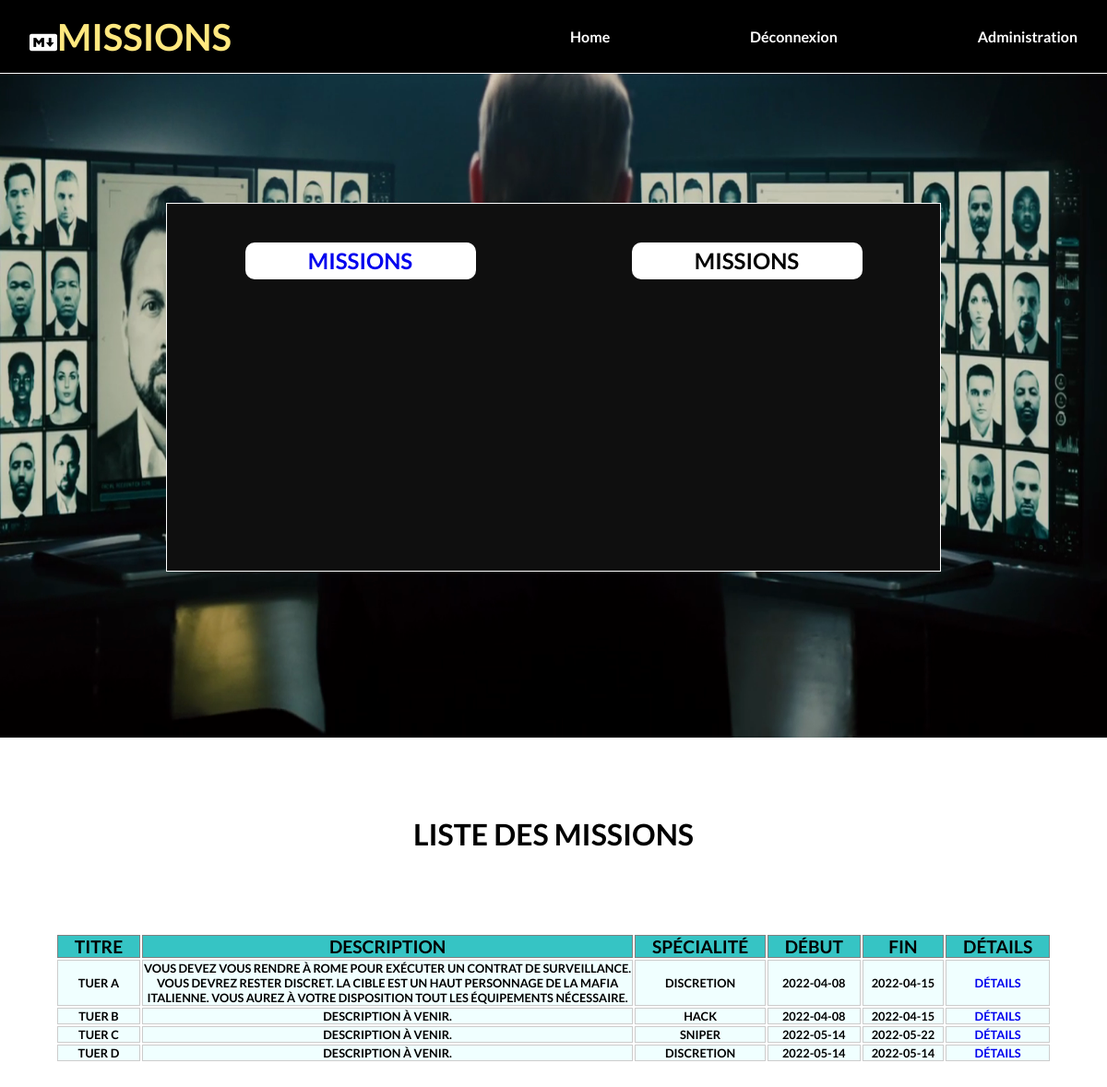
Screenshot of /views/accueil.php (signed in) with the database file from the repository.
### tables this page shows
CREATE TABLE IF NOT EXISTS `mission` (
  `id` int(11) NOT NULL AUTO_INCREMENT,
  `nom` varchar(50) NOT NULL,
  `description` text NOT NULL,
  `code` int(11) NOT NULL,
  `pays` varchar(50) NOT NULL,
  `type` varchar(255) NOT NULL,
  `specialite_requis` varchar(50) NOT NULL,
  `date_debut` date NOT NULL,
  `date_fin` date NOT NULL,
  `statut` varchar(255) NOT NULL,
  PRIMARY KEY (`id`)
);

### includes/fonction.php (called while the page is built, shortened)
<?php
function isConnected()
{
    return (bool)(isset($_SESSION['id']) && !empty($_SESSION['id']) && is_numeric($_SESSION['id']));
}
function pathPhp()
{
    return realpath(true) . 'php/';
}
function pathCss()
{
    return realpath(true) . 'css&js/';
}

### views/user.php (called while the page is built)
<?php
if (isConnected()) {
    $sessionId = $_SESSION['id'];
    $membre = $bdd->prepare('SELECT * FROM users WHERE id = :id');
    $membre->bindValue('id', $sessionId);
    $membre->execute();
    $M = $membre->fetch(PDO::FETCH_ASSOC);
    $rang = $M['rang'];
} else {
    $sessionId = 0;
    $rang = 0;
}

### views/accueil.php (the view)
<?php
require_once "header.php";
?>
<body>
    <section class="container1">
        <div class="container1-1">
            <?php
            if (!empty($_SESSION['error'])) {
                echo $_SESSION['error'];
            } ?>
            <div class="container1-2">
                <?php
                if (isConnected()) {
                ?><div class="blocBouton">
                        <div class="bouton1"><a class="selection" href="#listeMission">Missions</a></div>
                        <div class="bouton2"><a class="selection">Missions</a></div>
                    </div>
                <?php
                } else { ?>
                    <div class="blocBienvenue">
                        <div class="welcome">Bienvenue, veuillez vous connecter pour accéder aux missions.</div>
                    </div> <?php
                        }
                            ?>
            </div>
        </div>
    </section>
    <?php
    if (isConnected()) {
    ?>
        <section class="container2" id="listeMission">
            <div class="container2-1">
                <div class="blocH">
                    <div class="blocH-1">
                        <div class="titreListeMission">Liste des missions</div>
                    </div>
                </div>
                <div class="blocM">
                    <div class="blocM-1">
                        <div class="tableauMission">
                            <table class="missionListe">
                                <tr>
                                    <th>Titre</th>
                                    <th>Description</th>
                                    <th>Spécialité</th>
                                    <th>Début</th>
                                    <th>Fin</th>
                                    <th>Détails</th>
                                </tr>
                                <?php
                                $M = $bdd->prepare('SELECT * FROM mission ');
                                $M->execute(array());
                                while ($mission = $M->fetch()) {
                                ?>
                                    <tr>
                                        <td class="tdStandard"><?php echo $mission['nom']; ?></a></td>
                                        <td class="tdDescription"><?php echo $mission['description']; ?></td>
                                        <td class="tdStandard"><?php echo $mission['specialite_requis']; ?></td>
                                        <td class="tdStandard"><?php echo $mission['date_debut']; ?></td>
                                        <td class="tdStandard"><?php echo $mission['date_fin']; ?></td>
                                        <td class="tdStandard"><a href="mission.php?id=<?php echo $mission['id']; ?>" class="detail">Détails</a></td>
                                    </tr>
                                <?php  }
                                ?>
                            </table>
                        </div>
                    </div>
                </div>
            </div>
        </section>
    <?php
    }
    ?>
</body>
</html>

### views/header.php (shortened to what this page needs)
<?php
require_once "..\includes/connexion_bdd.php";
if (isConnected()) {
    require_once 'user.php';
} else {
    $sessionId = 0;
    $rang = 0;
}
?>
<!DOCTYPE html>
<html lang="en">
<head>
    <link rel="stylesheet" href="https://cdnjs.cloudflare.com/ajax/libs/font-awesome/6.0.0/css/all.min.css" />
    <link rel="stylesheet" href="..\<?php echo pathCss(); ?>style.css" />
</head>
<header>
    <nav>
        <div class="logo">
            <i class="fa-brands fa-markdown"></i>
            <div class="titre">Missions</div>
        </div>
        <ul class="menu">
            <li><a class="lienMenu" href="..\index.php">Home</a></li>
            <?php
            if ($sessionId != NULL) { ?><li><a class="lienMenu" href="..\<?php echo pathPhp(); ?>deconnexion.php">Déconnexion</a></li>
            <?php
            } else {
            ?>
                <li><a class="lienMenu" href="connexion.php">Connexion</a></li>
                <li><a class="lienMenu" href="inscription.php">Inscription</a></li>
            <?php
            }
            if ($rang >= 2) { ?><li><a class="lienMenu" href="administration.php">Administration</a></li>
            <?php
            } else {
            ?><li><a class="lienMenu" href=""></a></li>
            <?php
            }
            ?>
        </ul>
    </nav>
</header>

### css&js/style.css (style rules this page uses)
* { margin: 0; padding: 0; box-sizing: border-box; }
html { font-size: 16px; scroll-behavior: smooth; }
body { font-family: 'Lato', sans-serif; font-weight: bold; }
header { position: absolute; width: 100%; height: 10vh; top: 0; left: 0; background: #000; color: #fff; padding: 0 2rem; border-bottom: 1px solid white; }
nav { width: 100%; height: 100%; display: flex; justify-content: space-between; align-items: center; }
.logo { font-size: 1.5rem; display: flex; justify-content: baseline; align-items: baseline; flex-direction: row; }
.titre { text-transform: uppercase; }
.menu { display: flex; justify-content: space-between; align-items: center; list-style: none; width: 550px; }
.menu li a { color: #fff; text-decoration: none; }
.container1 { height: 100vh; background: url('../img/fond.png'); background-repeat: no-repeat; background-size: cover; background-position: center; }
.container1-1 { width: 100%; height: 100%; display: flex; justify-content: center; flex-direction: column; }
.container1-2 { width: 70%; height: 50%; margin: auto; border: 1px solid rgb(255, 255, 255); background-color: rgb(15, 15, 15); }
.blocBouton { width: 100%; height: 30%; display: flex; justify-content: space-around; flex-direction: row; }
.bouton1, .bouton2, .bouton3 { background-color: #fff; border-radius: 10px; width: 250px; height: 40px; display: flex; align-items: center; justify-content: center; margin-top: 5%; list-style: none; }
a.selection { cursor: pointer; font-size: 1.5rem; text-transform: uppercase; text-align: center; text-decoration: none; list-style: none; }
.container2 { width: 100%; height: 100vh; }
.container2-1 { width: 100%; height: 100%; display: flex; align-items: center; flex-direction: column; }
.blocH { width: 90%; height: 20%; margin-top: 2%; display: flex; justify-content: center; align-items: center; }
.blocH-1 { width: 50%; height: 80%; display: flex; justify-content: center; align-items: center; }
.titreListeMission { font-size: 2rem; font-weight: bold; text-transform: uppercase; text-align: center; }
.blocM { width: 90%; height: 70%; display: flex; justify-content: center; align-items: center; }
.blocM-1 { width: 100%; height: 90%; display: flex; justify-content: center; align-items: center; }
.tableauMission { font-weight: bold; text-transform: uppercase; text-align: center; width: 100%; height: 100%; }
.missionListe { width: 100%; }
th { font-size: 1.2rem; background-color: rgb(54, 196, 196); border: 1px solid gray; }
.tdDescription { width: 30%; }
.tdStandard { width: 5%; }
td { background-color: azure; font-size: 0.8rem; border: 1px solid rgb(204, 204, 204); }
.detail { text-decoration: none; cursor: pointer; font-weight: bold; }
.valide { width: 60%; height: 5%; color: rgb(75, 250, 154); text-align: center; font-size: 1.5rem; }
.titre { font-size: 2.5rem; color: rgb(255, 232, 127); text-transform: uppercase; }

### rows the page displays
mission: nom "TUER A", description "VOUS DEVEZ VOUS RENDRE À ROME POUR EXÉCUTER UN CONTRAT DE SURVEILLANCE. VOUS DEVREZ RESTER DISCRET. LA CIBLE EST UN HAUT PERSONNAGE DE LA MAFIA ITALIENNE. VOUS AUREZ À VOTRE DISPOSITION TOUT LES ÉQUIPEMENTS NÉCESSAIRE.", specialite_requis "DISCRETION", date_debut "2022-04-08", date_fin "2022-04-15"
mission: nom "TUER B", description "DESCRIPTION À VENIR.", specialite_requis "HACK", date_debut "2022-04-08", date_fin "2022-04-15"
mission: nom "TUER C", description "DESCRIPTION À VENIR.", specialite_requis "SNIPER", date_debut "2022-05-14", date_fin "2022-05-22"
mission: nom "TUER D", description "DESCRIPTION À VENIR.", specialite_requis "DISCRETION", date_debut "2022-05-14", date_fin "2022-05-14"
